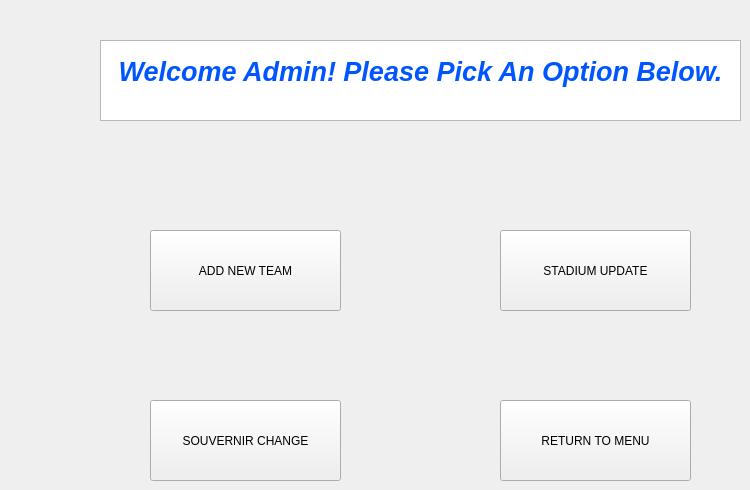
   <widget class="QWidget" name="page_UpdateInfo">
    <widget class="QPushButton" name="pushButton_SouvenirUpdate">
     <property name="geometry">
      <rect>
       <x>150</x>
       <y>400</y>
       <width>191</width>
       <height>81</height>
      </rect>
     </property>
     <property name="text">
      <string>SOUVERNIR CHANGE</string>
     </property>
    </widget>
    <widget class="QPushButton" name="pushButton_ModifyStadium">
     <property name="geometry">
      <rect>
       <x>500</x>
       <y>230</y>
       <width>191</width>
       <height>81</height>
      </rect>
     </property>
     <property name="text">
      <string>STADIUM UPDATE</string>
     </property>
    </widget>
    <widget class="QTextBrowser" name="textBrowser_2">
     <property name="geometry">
      <rect>
       <x>100</x>
       <y>40</y>
       <width>641</width>
       <height>81</height>
      </rect>
     </property>
     <property name="minimumSize">
      <size>
       <width>641</width>
       <height>81</height>
      </size>
     </property>
     <property name="maximumSize">
      <size>
       <width>641</width>
       <height>81</height>
      </size>
     </property>
     <property name="html">
      <string>&lt;!DOCTYPE HTML PUBLIC &quot;-//W3C//DTD HTML 4.0//EN&quot; &quot;http://www.w3.org/TR/REC-html40/strict.dtd&quot;&gt;
&lt;html&gt;&lt;head&gt;&lt;meta name=&quot;qrichtext&quot; content=&quot;1&quot; /&gt;&lt;style type=&quot;text/css&quot;&gt;
p, li { white-space: pre-wrap; }
&lt;/style&gt;&lt;/head&gt;&lt;body style=&quot; font-family:'MS Shell Dlg 2'; font-size:8.25pt; font-weight:400; font-style:normal;&quot;&gt;
&lt;p align=&quot;center&quot; style=&quot;-qt-paragraph-type:empty; margin-top:0px; margin-bottom:0px; margin-left:0px; margin-right:0px; -qt-block-indent:0; text-indent:0px; font-family:'MS Shell Dlg 2'; font-size:6.6pt;&quot;&gt;&lt;br /&gt;&lt;/p&gt;
&lt;p align=&quot;center&quot; style=&quot; margin-top:0px; margin-bottom:0px; margin-left:0px; margin-right:0px; -qt-block-indent:0; text-indent:0px;&quot;&gt;&lt;span style=&quot; font-family:'MS Shell Dlg 2'; font-size:20pt; font-weight:600; font-style:italic; color:#0055ff;&quot;&gt;Welcome Admin! Please Pick An Option Below.&lt;/span&gt;&lt;/p&gt;&lt;/body&gt;&lt;/html&gt;</string>
     </property>
    </widget>
    <widget class="QPushButton" name="pushButton_ReturnToMain4">
     <property name="geometry">
      <rect>
       <x>500</x>
       <y>400</y>
       <width>191</width>
       <height>81</height>
      </rect>
     </property>
     <property name="text">
      <string>RETURN TO MENU</string>
     </property>
    </widget>
    <widget class="QPushButton" name="pushButton_AddNewTeam">
     <property name="geometry">
      <rect>
       <x>150</x>
       <y>230</y>
       <width>191</width>
       <height>81</height>
      </rect>
     </property>
     <property name="text">
      <string>ADD NEW TEAM</string>
     </property>
    </widget>
   </widget>
